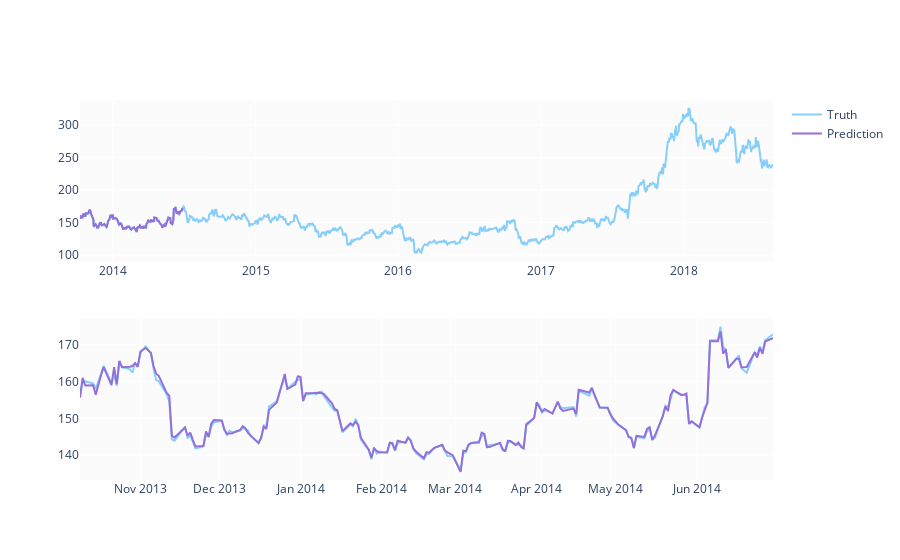

This figure's notebook cell:
### Code cell
predicted_prices = df.loc[test_split_idx+1:].copy()
predicted_prices['Close'] = y_pred

fig = make_subplots(rows=2, cols=1)
fig.add_trace(go.Scatter(x=df.Date, y=df.Close,
                         name='Truth',
                         marker_color='LightSkyBlue'), row=1, col=1)

fig.add_trace(go.Scatter(x=predicted_prices.Date,
                         y=predicted_prices.Close,
                         name='Prediction',
                         marker_color='MediumPurple'), row=1, col=1)

fig.add_trace(go.Scatter(x=predicted_prices.Date,
                         y=y_test,
                         name='Truth',
                         marker_color='LightSkyBlue',
                         showlegend=False), row=2, col=1)

fig.add_trace(go.Scatter(x=predicted_prices.Date,
                         y=y_pred,
                         name='Prediction',
                         marker_color='MediumPurple',
                         showlegend=False), row=2, col=1)

fig.show()

### Figure 1 — Plotly figure (JSON) as saved in the notebook; plotly's stock layout.template omitted (floating-point values rounded to 4 significant figures; data arrays with more than 128 entries replaced by an {"elided": "..."} marker saying what was removed)
{"data": [{"marker": {"color": "LightSkyBlue"}, "name": "Truth", "type": "scatter", "x": {"elided": "1201 str values"}, "xaxis": "x", "y": {"elided": "1201 float values"}, "yaxis": "y"}, {"marker": {"color": "MediumPurple"}, "name": "Prediction", "type": "scatter", "x": {"elided": "180 str values"}, "xaxis": "x", "y": {"elided": "180 float values"}, "yaxis": "y"}, {"marker": {"color": "LightSkyBlue"}, "name": "Truth", "showlegend": false, "type": "scatter", "x": {"elided": "180 str values"}, "xaxis": "x2", "y": {"elided": "180 float values"}, "yaxis": "y2"}, {"marker": {"color": "MediumPurple"}, "name": "Prediction", "showlegend": false, "type": "scatter", "x": {"elided": "180 str values"}, "xaxis": "x2", "y": {"elided": "180 float values"}, "yaxis": "y2"}], "layout": {"xaxis": {"anchor": "y", "domain": [0, 1]}, "xaxis2": {"anchor": "y2", "domain": [0, 1]}, "yaxis": {"anchor": "x", "domain": [0.575, 1]}, "yaxis2": {"anchor": "x2", "domain": [0, 0.425]}}}
